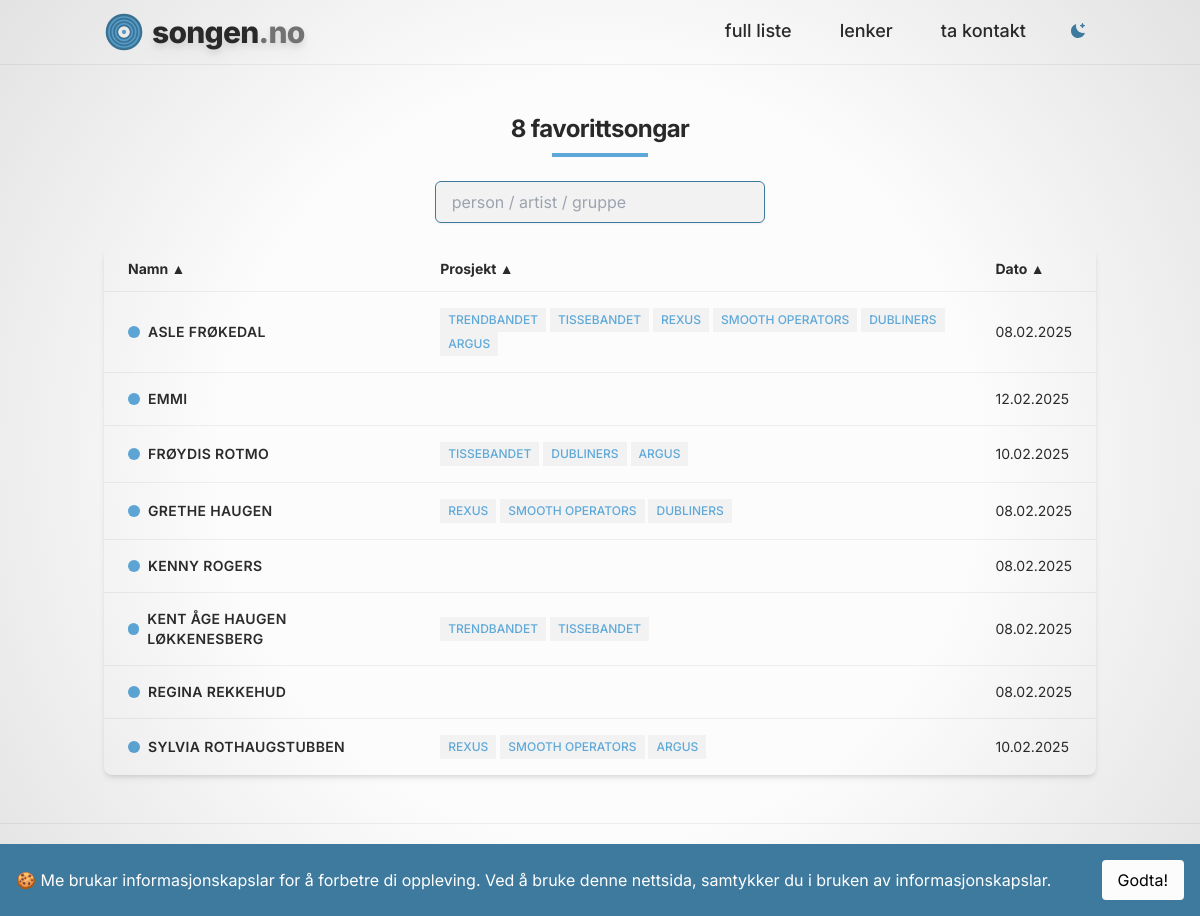
The page /liste/ on the database its author committed.
### app/models.py (models this page shows, shortened)
class Musician(models.Model):
    name = models.CharField(max_length=200)
    bio = models.TextField()
    picture = models.ImageField(upload_to='musician_pics/', blank=True, null=True)
    picture_credit = models.CharField(max_length=255, blank=True, null=True)  # New field for picture credit
    slug = models.SlugField(blank=True)
    bands = models.ManyToManyField(Band, related_name='members', blank=True)

class Band(models.Model):
    name = models.CharField(max_length=200, unique=True)
    hashtag = models.CharField(max_length=100, unique=True, blank=True, null=True)

class Song(models.Model):
    musician = models.OneToOneField(Musician, on_delete=models.CASCADE)  # Link the Song to a Musician
    artist = models.CharField(max_length=200)  # Artist name of the song
    title = models.CharField(max_length=200)
    text = models.TextField()
    year = models.PositiveIntegerField(null=True, blank=True)
    album = models.CharField(max_length=200, blank=True, null=True)  # Not required
    image = models.ImageField(upload_to='song_images/', blank=True, null=True)  # Not required
    slug = models.SlugField(unique=True, blank=True, null=True)
    created_at = models.DateTimeField(auto_now_add=True)
    def get_absolute_url(self):
        return reverse('favourite_song', kwargs={'musician_slug': self.musician.slug, 'song_slug': self.slug})

### app/views.py (the view)
# urls.py: path('liste/', views.musician_list, name='musician_list'),
def musician_list(request):
    musicians = Musician.objects.all().order_by('name')
    search_query = request.GET.get('search', '')
    if search_query:
        musicians = musicians.filter(
            Q(name__icontains=search_query) |
            Q(bands__name__icontains=search_query)
        ).distinct()
    total_musicians = musicians.count()
    return render(request, 'musician_list.html', {'musicians': musicians, 'total_musicians': total_musicians})

### app/templates/musician_list.html (shortened to what this page needs)
{% extends "base.html" %}
{% block content %}
    <div class="container mx-auto px-4 py-12">
        <div class="relative mb-6 text-center">
            <h1 id="record-count"
                class="text-2xl font-bold tracking-tight text-[var(--primary-text)]">
                {{ total_musicians }} favorittsongar
            </h1>
            <div class="w-24 h-1 bg-[var(--primary-accent)] mx-auto mt-2"></div>
        </div>
        <div class="mb-6 flex justify-center relative w-full md:w-1/3 mx-auto">
            <input type="text"
                   id="search-input"
                   name="search"
                   placeholder="person / artist / gruppe"
                   class="w-full px-4 py-2 pr-10 text-[var(--primary-text)] bg-[var(--secondary-background)] border border-[var(--secondary-accent)] shadow-sm focus:outline-none focus:ring-2 focus:ring-[var(--primary-accent)] rounded-md"
                   value="{{ request.GET.search|default:'' }}">
        </div>
        <div class="overflow-x-auto bg-[var(--primary-background)] rounded-lg shadow-md">
            <table id="musicians-table"
                   class="w-full table-auto text-sm text-[var(--primary-text)]">
                <thead>
                    <tr class="bg-[var(--primary-background)] text-left text-[var(--primary-text)]">
                        <th class="px-6 py-3 cursor-pointer" id="name-header">
                            Namn <span id="name-sort-icon">▲</span>
                        </th>
                        <th class="px-6 py-3 hidden md:table-cell cursor-pointer"
                            id="project-header">
                            Prosjekt <span id="project-sort-icon">▲</span>
                        </th>
                        <th class="px-6 py-3 hidden md:table-cell cursor-pointer"
                            id="date-header">
                            Dato <span id="date-sort-icon">▲</span>
                        </th>
                    </tr>
                </thead>
                <tbody>
                    {% for musician in musicians %}
                        <tr class="musician-row border-t border-[var(--light-border)] hover:bg-[var(--secondary-background)]">
                            <td class="px-6 py-4">
                                <div class="flex items-center">
                                    <span class="w-3 h-3 rounded-full bg-[var(--primary-accent)] mr-2"></span>
                                    <a href="{{ musician.song.get_absolute_url }}"
                                       class="text-[var(--primary-text)] hover:text-[var(--primary-accent)] uppercase font-semibold tracking-wide focus:outline-none">
                                        {{ musician.name }}
                                    </a>
                                </div>
                            </td>
                            <td class="px-6 py-4 hidden md:table-cell">
                                {% for band in musician.bands.all %}
                                    <span class="inline-block px-2 py-1 text-xs font-medium bg-[var(--secondary-background)]">
                                        <a href="/liste/?search={{ band.name|urlencode }}"
                                           class="text-[var(--primary-accent)] font-medium hover:text-[var(--secondary-accent)] transition duration-200">
                                            {{ band.name|upper }}
                                        </a>
                                    </span>
                                {% endfor %}
                            </td>
                            <td class="px-6 py-4 hidden md:table-cell">
                                {% if musician.song %}
                                    <span class="text-[var(--primary-text)]">{{ musician.song.created_at|date:"d.m.Y" }}</span>
                                {% else %}
                                    <span class="text-gray-400 italic">Dato utilgjengelig</span>
                                {% endif %}
                            </td>
                        </tr>
                    {% empty %}
                        <tr>
                            <td colspan="3" class="text-center text-gray-600 py-4">Ingen treff</td>
                        </tr>
                    {% endfor %}
                </tbody>
            </table>
        </div>
    </div>
{% endblock content %}

### static/css/styles.css (style rules this page uses)
:root { --primary-background: #fcfcfc; --secondary-background: #f2f2f2; --contrast-background: #e7e4e4; --primary-accent: #5DA8D9; --secondary-accent: #3E7A9E; --primary-text: #292929; --light-text: #727272; --highlighted-text: #ffffff; --light-border: #ededed; --smooth-gray: #9c9c9c; --photo-credit: #9d9d9d; }
html, body { background: var(--primary-background); color: var(--primary-text); position: relative; transition: background-color 0.3s ease, color 0.3s ease; }
body::before { content: ""; position: absolute; inset: 0; background: radial-gradient(circle, rgba(255, 255, 255, 0.012) 50%, rgba(0, 0, 0, 0.1) 100%); pointer-events: none; }

### rows shown on the page
Musician: name "ASLE FRØKEDAL", song.created_at "08.02.2025"
Band: name "TRENDBANDET"
Band: name "TISSEBANDET"
Band: name "REXUS"
Band: name "SMOOTH OPERATORS"
Band: name "DUBLINERS"
Band: name "ARGUS"
Musician: name "EMMI", song.created_at "12.02.2025"
Musician: name "FRØYDIS ROTMO", song.created_at "10.02.2025"
Musician: name "GRETHE HAUGEN", song.created_at "08.02.2025"
Musician: name "KENNY ROGERS", song.created_at "08.02.2025"
Musician: name "KENT ÅGE HAUGEN LØKKENESBERG", song.created_at "08.02.2025"
Musician: name "REGINA REKKEHUD", song.created_at "08.02.2025"
Musician: name "SYLVIA ROTHAUGSTUBBEN", song.created_at "10.02.2025"

### other values the page prints
{{ total_musicians }} "8"
